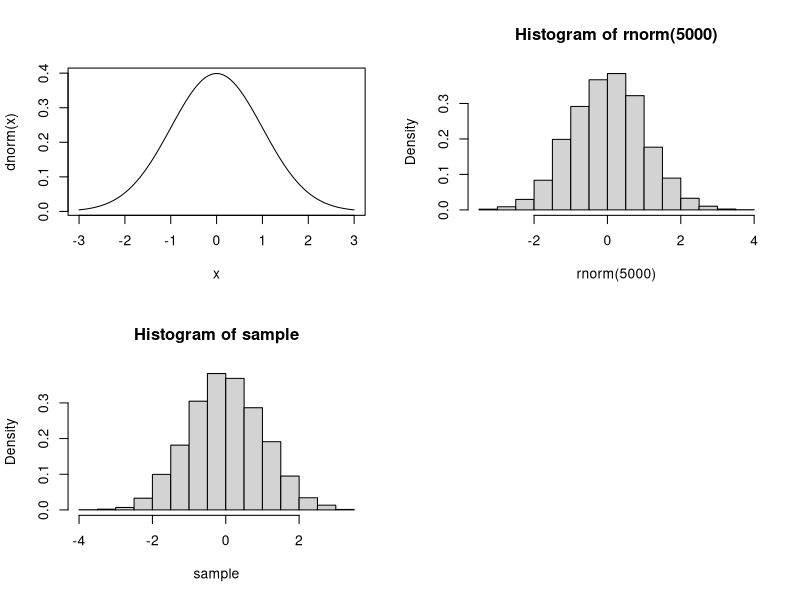

Here is the R script that generated this plot:
#Matt Boyas, Michelle Newcomer, Ying Chao Shi
#Code Version 12/01/2013
#Known Bugs: None

set.seed(0)

#------Begin User input-----------------------------
density <- quote((1/sqrt(2*pi))*exp((-x^2)/2))
xabs<-c(-1,1) #user specified starting points
accept<-5000 #total number of points required to accept
#-----End user Input--------------------------------

#------Prep Function to define h(x) and h'(x)-----------------------------

prep <- function(f){
  logQuote <- bquote(log(.(density)))
  deriv<- D(logQuote, "x")
  return(list(logQuote, deriv))
}
#compute the log and the derivative of the log in a preparation function

prep <- prep(density)

h <- function(x){
  return(eval(prep[[1]]))
}

hPrime <- function(x){
  return(eval(prep[[2]]))
}

#h and hPrime take x as the sole input and can be used in the computation of the equations in the paper algorithm
#------End Prep Function to define h(x) and h'(x)-----------------------------


#------Begin Functions for z and lower bound-----------------------------
#Vectorized equation 1

z <- c()
zrange <- function(xabs){
  k <- length(xabs)
  j <- 1:(k-1)
  z[j] <- (h(xabs[j+1])-h(xabs[j])-xabs[j+1]*hPrime(xabs[j+1])+xabs[j]*hPrime(xabs[j]))/(hPrime(xabs[j])-hPrime(xabs[j+1]))
  return(z)
}

#lower bound
lk_x <- function(x){
  j=1:(k-1)
  exp(((xabs[j+1]-x)*h(xabs[j])+(x-x[j])*h(xabs[j+1]))/(xabs[j+1]-xabs[j]))
}
#------End Functions for z and lower bound-----------------------------


#------Begin Sampling-----------------------------
sample <- c()

while(length(sample)<accept){
	k=length(xabs) #the number of absiccae

	#The end points of the upper bound.
	zvalue <- zrange(xabs)
	interval<-c(-Inf,zvalue,Inf) #vector of the intervals for x
	segment<-c(interval,xabs) #vector of the all the points
	segment<-sort(segment)#sorted

	#The probabilities under each piece.
	prob <- c()
	for (i in 1:k){
		uk_x<-function(x){
 		exp(h(xabs[i])+(x-xabs[i])*hPrime(xabs[i]))
		}
  		prob[i]<-integrate(uk_x,interval[i],interval[i+1])$value
	}

	#Scale these probabilities so that they add up to 1 (because the upper bound is a pdf).
	prob_each_piece=prob/sum(prob)

	###Sample the x* using the inverse cdf method.
	##Generate a number from the uniform distribution, and this is our cdf.
	u=runif(1)
	##Find the corresponding x*.
	#First, check which piece we fall into. If we are in the first piece, integrate (the second step) directly. If we are in the nth piece (n>1), we have to subtract the probabilites of the previous n-1 pieces.
	prob_cumulative=cumsum(prob_each_piece)
	n=sum(u>prob_cumulative)+1 #The nth piece is chosen.
	if(n==1){
		remain_prob=u
	} else {
		remain_prob=u-prob_cumulative[n-1]
	}
	#Second, integrate from the nth z to x*, set this integral to the remaining probablity, and solve x*. (Don't spend time reading this mess. We can go over it together when we meet :)
	x_star=log(sum(prob)*hPrime(xabs[n])*remain_prob/exp(h(xabs[n])-hPrime(xabs[n])*xabs[n])+exp(hPrime(xabs[n])*segment[2*n-1]))/hPrime(xabs[n])

	###Now that we have the x*, just calculate the upper and lower bound.
	upper=exp(h(xabs[n])+(x_star-xabs[n])*hPrime(xabs[n]))
	#Remember we discussed that x* can fall into the two "tails". The paper saids if it does, then lower bound is -Inf.
	lower_segment=sort(c(-Inf,xabs,Inf))
	if(x_star<=xabs[1] || x_star>=xabs[k]){
		lower=-Inf
	} else {
		m=sum(u>xabs) 
		lower=exp(((xabs[m+1]-x_star)*h(xabs[m])+(x_star-xabs[m])*h(xabs[m+1]))/(xabs[m+1]-xabs[m]))
	}

	###Either put x* into the sample or add it as another tangent point. 
	#Generate w from uniform distribution.
	w=runif(1)
	if(w<=lower/upper){
		sample <- c(sample, x_star)
  	} else {
		if(w<=exp(h(x_star))/upper){
		sample <- c(sample, x_star)
		} 
     		xabs[k+1] <- x_star
      	xabs <- sort(xabs)
	}
}
#------End Sampling-----------------------------

#------Begin Result-----------------------------
sample
xabs

##ploting for testing
par(mfrow=c(2,2))
#True standard normal
x=seq(-3,3,by=0.01)
plot(x,dnorm(x),type="l")
#Histogram of a sample from rnorm()
hist(rnorm(5000),freq=F)
#Histogram of a sample from our function
hist(sample,freq=F)
#------End Result-----------------------------




